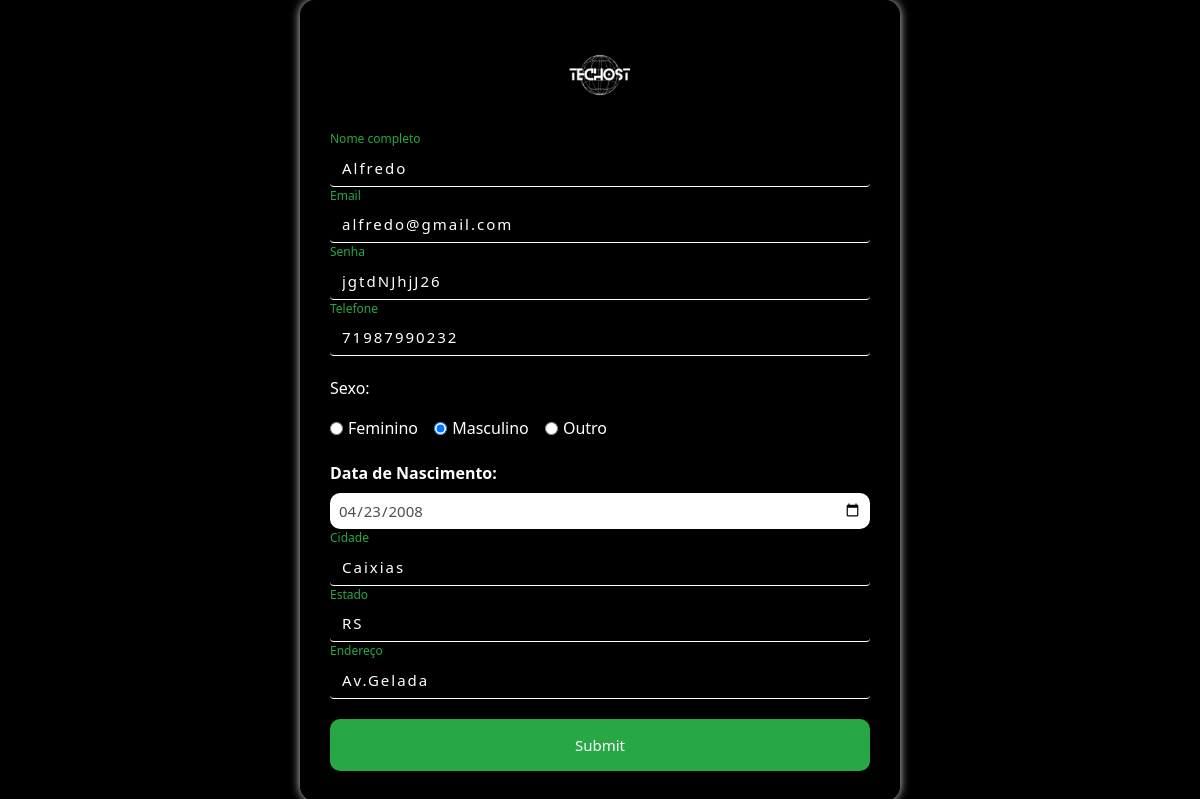
/edit.php?id=5, run on the app's committed database.
### tables this page shows
CREATE TABLE `usuarios` (
  `id` int(11) NOT NULL,
  `nome` varchar(45) DEFAULT NULL,
  `email` varchar(110) DEFAULT NULL,
  `senha` varchar(45) DEFAULT NULL,
  `telefone` varchar(15) DEFAULT NULL,
  `genero` varchar(15) DEFAULT NULL,
  `data_nasc` date DEFAULT NULL,
  `cidade` text DEFAULT NULL,
  `estado` text DEFAULT NULL,
  `endereco` text DEFAULT NULL
);

### edit.php (the view, shortened to what this page needs)
<?php
if (!empty($_GET['id']))
{
    include_once('config.php');
    $id = $_GET['id'];
    $sqlSelect = "SELECT * FROM usuarios WHERE id=$id";
    $result = $conexao->query($sqlSelect);
    if($result->num_rows > 0)
    {
        while($user_data = mysqli_fetch_assoc($result))
        {
            $nome = $user_data['nome'];
            $email = $user_data['email'];
            $senha = $user_data['senha'];
            $telefone = $user_data['telefone'];
            $genero = $user_data['genero'];
            $data_nasc = $user_data['data_nasc'];
            $cidade = $user_data['cidade'];
            $estado = $user_data['estado'];
            $endereco = $user_data['endereco'];
        }
    }
    else
    {
        header('Location: sistema.php');
    }
}
    else
    {
        header('Location: sistema.php');
    }
?>
<!DOCTYPE html>
<html lang="en">
<head>
    <link href="https://stackpath.bootstrapcdn.com/bootstrap/4.3.1/css/bootstrap.min.css" rel="stylesheet">
</head>
<body>
    <div class="box">
        <div class="logo-container">
            <img src="1.png" height="90px">
        </div>
        <form action="saveEdit.php" method="POST">
            <fieldset>
                <div class="form-group inputBox">
                    <input type="text" name="nome" id="nome" class="form-control inputUser" value="<?php echo $nome?>" required>
                    <label for="nome" class="labelInput">Nome completo</label>
                </div>
                <div class="form-group inputBox">
                    <input type="text" name="email" id="email" class="form-control inputUser" value="<?php echo $email?>" required>
                    <label for="email" class="labelInput">Email</label>
                </div>
                <div class="form-group inputBox">
                    <input type="text" name="senha" id="senha" class="form-control inputUser" value="<?php echo $senha?>" required>
                    <label for="senha" class="labelInput">Senha</label>
                </div>
                <div class="form-group inputBox">
                    <input type="tel" name="telefone" id="telefone" class="form-control inputUser" value="<?php echo $telefone?>" required>
                    <label for="telefone" class="labelInput">Telefone</label>
                </div>
                <div class="form-group">
                    <p>Sexo:</p>
                    <div class="form-check form-check-inline">
                        <input type="radio" id="feminino" name="genero" value="feminino" class="form-check-input" <?php echo ($genero== 'feminino') ? 'checked': '' ?> required>
                        <label for="feminino" class="form-check-label">Feminino</label>
                    </div>
                    <div class="form-check form-check-inline">
                        <input type="radio" id="masculino" name="genero" value="masculino" class="form-check-input"  <?php echo ($genero== 'masculino') ? 'checked': '' ?> required>
                        <label for="masculino" class="form-check-label">Masculino</label>
                    </div>
                    <div class="form-check form-check-inline">
                        <input type="radio" id="outro" name="genero" value="outro" class="form-check-input"  <?php echo ($genero== 'outro') ? 'checked': '' ?> required>
                        <label for="outro" class="form-check-label">Outro</label>
                    </div>
                </div>
                <div class="form-group">
                    <label for="data_nascimento"><b>Data de Nascimento:</b></label>
                    <input type="date" name="data_nascimento" id="data_nascimento" class="form-control" value="<?php echo $data_nasc?>" required>
                </div>
                <div class="form-group inputBox">
                    <input type="text" name="cidade" id="cidade" class="form-control inputUser" value="<?php echo $cidade?>" required>
                    <label for="cidade" class="labelInput">Cidade</label>
                </div>
                <div class="form-group inputBox">
                    <input type="text" name="estado" id="estado" class="form-control inputUser" value="<?php echo $estado?>" required>
                    <label for="estado" class="labelInput">Estado</label>
                </div>
                <div class="form-group inputBox">
                    <input type="text" name="endereco" id="endereco" class="form-control inputUser" value="<?php echo $endereco?>" required>
                    <label for="endereco" class="labelInput">Endereço</label>
                </div>
                <input type="submit" name="update" id="update" class="btn btn-primary">
            </fieldset>
        </form>
    </div>
</body>
</html>

### edit.php (style rules this page uses)
body { font-family: 'Segoe UI', Tahoma, Geneva, Verdana, sans-serif; background-color: #000000; color: #ffffff; margin: 0; padding: 0; display: flex; align-items: center; justify-content: center; min-height: 100vh; }
.box { background-color: rgba(0, 0, 0, 0.8); padding: 30px; border-radius: 15px; width: 80%; max-width: 600px; box-shadow: 0 0 10px rgba(255, 255, 255, 0.845); }
.box .form-group { margin-bottom: 20px; }
.box .inputBox { position: relative; }
.box .inputUser { background: none; border: none; border-bottom: 1px solid white; outline: none; color: white; font-size: 15px; width: 100%; letter-spacing: 2px; }
.box .labelInput { position: absolute; top: 0; left: 0; transition: .5s; color: #999999; }
.box .inputUser:focus ~ .labelInput, .box .inputUser:valid ~ .labelInput { top: -20px; font-size: 12px; color: #28a745; }
.box #data_nascimento { border: none; padding: 8px; border-radius: 10px; outline: none; font-size: 15px; }
.box #update { background-color: #28a745; width: 100%; border: none; padding: 15px; color: white; font-size: 15px; cursor: pointer; border-radius: 10px; transition: background-color 0.3s ease; }
.logo-container { text-align: center; margin-bottom: 30px; }

### data on the page
usuarios: nome "Alfredo", email "alfredo@gmail.com", senha "jgtdNJhjJ26", telefone "71987990232", genero "☐ Feminino", genero "☑ Masculino", genero "☐ Outro", data_nascimento "04/23/2008", cidade "Caixias", estado "RS", endereco "Av.Gelada"
